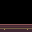

The image is a tile-based game level rendered from a .tmx file. Its description and complete source (layers, tilesets, objects, tile grids) follow:
An orthogonal 1x1 tile map with 32x32 px tiles, 1 tile layer (Assembly), 3 tilesets.

<map version="1.10" orientation="orthogonal" renderorder="right-down" width="1" height="1" tilewidth="32" tileheight="32" infinite="0" nextlayerid="2" nextobjectid="1">
  <tileset firstgid="1" source="../floors.tsx" />
  <tileset firstgid="321" source="../walls.tsx" />
  <tileset firstgid="961" source="../architecture.tsx" />
  <layer id="1" name="Assembly" width="1" height="1">
    <data encoding="csv">
1921
</data>
  </layer>
</map>
